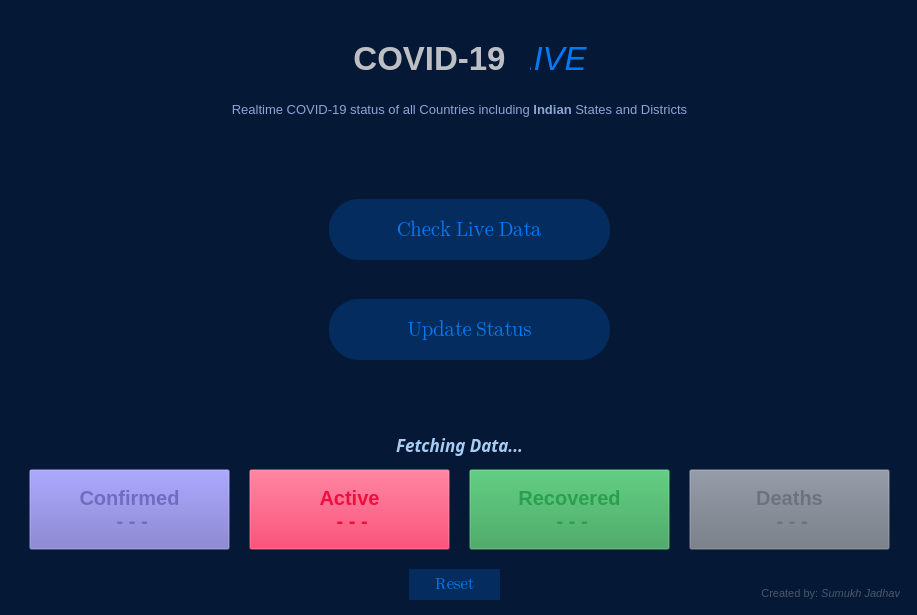
<?xml version="1.0" encoding="UTF-8"?>
<ui version="4.0">
 <class>COVID19_Updater</class>
 <widget class="QMainWindow" name="COVID19_Updater">
  <property name="geometry">
   <rect>
    <x>0</x>
    <y>0</y>
    <width>917</width>
    <height>615</height>
   </rect>
  </property>
  <property name="minimumSize">
   <size>
    <width>917</width>
    <height>615</height>
   </size>
  </property>
  <property name="maximumSize">
   <size>
    <width>917</width>
    <height>615</height>
   </size>
  </property>
  <property name="windowTitle">
   <string>Live COVID-19 Updater</string>
  </property>
  <property name="styleSheet">
   <string notr="true">background-color: rgb(5, 25, 55);</string>
  </property>
  <widget class="QWidget" name="centralwidget">
   <layout class="QGridLayout" name="gridLayout">
    <item row="0" column="0">
     <widget class="QFrame" name="frame">
      <property name="maximumSize">
       <size>
        <width>16777215</width>
        <height>16777215</height>
       </size>
      </property>
      <property name="styleSheet">
       <string notr="true">QFrame{
	
	
	background-color: rgb(5, 25, 55);

	border-radius: 10px
}</string>
      </property>
      <property name="frameShape">
       <enum>QFrame::StyledPanel</enum>
      </property>
      <property name="frameShadow">
       <enum>QFrame::Raised</enum>
      </property>
      <widget class="QLabel" name="Title">
       <property name="geometry">
        <rect>
         <x>10</x>
         <y>20</y>
         <width>921</width>
         <height>61</height>
        </rect>
       </property>
       <property name="font">
        <font>
         <family>Segoe UI</family>
         <pointsize>25</pointsize>
        </font>
       </property>
       <property name="styleSheet">
        <string notr="true">color: rgb(3, 122, 245);
lable.adjustSize();</string>
       </property>
       <property name="text">
        <string>&lt;strong&gt;COVID-1&lt;/strong&gt; &lt;i&gt;LIVE&lt;/i&gt;</string>
       </property>
       <property name="alignment">
        <set>Qt::AlignCenter</set>
       </property>
      </widget>
      <widget class="QLabel" name="Description">
       <property name="geometry">
        <rect>
         <x>-10</x>
         <y>70</y>
         <width>921</width>
         <height>61</height>
        </rect>
       </property>
       <property name="font">
        <font>
         <family>Segoe UI</family>
         <pointsize>10</pointsize>
        </font>
       </property>
       <property name="styleSheet">
        <string notr="true">color: #8ea4d2</string>
       </property>
       <property name="text">
        <string>&lt;html&gt;&lt;head/&gt;&lt;body&gt;&lt;p&gt;Realtime COVID-19 status of all Countries including &lt;span style=&quot; font-weight:600;&quot;&gt;Indian&lt;/span&gt; States and Districts&lt;/p&gt;&lt;/body&gt;&lt;/html&gt;</string>
       </property>
       <property name="textFormat">
        <enum>Qt::MarkdownText</enum>
       </property>
       <property name="alignment">
        <set>Qt::AlignCenter</set>
       </property>
       <property name="wordWrap">
        <bool>true</bool>
       </property>
      </widget>
      <widget class="QPushButton" name="CheckData">
       <property name="geometry">
        <rect>
         <x>320</x>
         <y>190</y>
         <width>281</width>
         <height>61</height>
        </rect>
       </property>
       <property name="font">
        <font>
         <family>Segoe UI Emoji</family>
         <pointsize>15</pointsize>
         <weight>50</weight>
         <bold>false</bold>
        </font>
       </property>
       <property name="focusPolicy">
        <enum>Qt::StrongFocus</enum>
       </property>
       <property name="layoutDirection">
        <enum>Qt::LeftToRight</enum>
       </property>
       <property name="styleSheet">
        <string notr="true">QPushButton {
	background-color: rgba(0, 122, 255,50);
	color: rgb(3, 122, 245);
	border-radius: 30px;
}

QPushButton:hover {
	background-color: rgba(0, 122, 255,45);

}
QPushButton:pressed {
	background-color: rgba(0, 122, 255,40);

}</string>
       </property>
       <property name="text">
        <string>Check Live Data</string>
       </property>
       <property name="checkable">
        <bool>false</bool>
       </property>
      </widget>
      <widget class="QLabel" name="AuthorName">
       <property name="geometry">
        <rect>
         <x>730</x>
         <y>570</y>
         <width>161</width>
         <height>21</height>
        </rect>
       </property>
       <property name="font">
        <font>
         <family>Segoe UI</family>
         <pointsize>8</pointsize>
        </font>
       </property>
       <property name="cursor">
        <cursorShape>IBeamCursor</cursorShape>
       </property>
       <property name="styleSheet">
        <string notr="true">color: rgba(190, 191, 196,95);</string>
       </property>
       <property name="text">
        <string>&lt;html&gt;&lt;head/&gt;&lt;body&gt;&lt;p&gt;Created by: &lt;span style=&quot; font-style:italic;&quot;&gt;Sumukh Jadhav&lt;/span&gt;&lt;/p&gt;&lt;/body&gt;&lt;/html&gt;</string>
       </property>
       <property name="textFormat">
        <enum>Qt::MarkdownText</enum>
       </property>
       <property name="alignment">
        <set>Qt::AlignBottom|Qt::AlignRight|Qt::AlignTrailing</set>
       </property>
       <property name="wordWrap">
        <bool>true</bool>
       </property>
       <property name="textInteractionFlags">
        <set>Qt::LinksAccessibleByMouse|Qt::TextSelectableByMouse</set>
       </property>
      </widget>
      <widget class="QPushButton" name="UpdataData">
       <property name="geometry">
        <rect>
         <x>320</x>
         <y>290</y>
         <width>281</width>
         <height>61</height>
        </rect>
       </property>
       <property name="font">
        <font>
         <family>Segoe UI Emoji</family>
         <pointsize>15</pointsize>
         <weight>50</weight>
         <italic>false</italic>
         <bold>false</bold>
         <underline>false</underline>
         <strikeout>false</strikeout>
        </font>
       </property>
       <property name="focusPolicy">
        <enum>Qt::StrongFocus</enum>
       </property>
       <property name="layoutDirection">
        <enum>Qt::LeftToRight</enum>
       </property>
       <property name="styleSheet">
        <string notr="true">QPushButton {
	background-color: rgba(0, 122, 255,50);
	color: rgb(3, 122, 245);
	border-radius: 30px;
}

QPushButton:hover {
	background-color: rgba(0, 122, 255,45);

}
QPushButton:pressed {
	background-color: rgba(0, 122, 255,40);

}</string>
       </property>
       <property name="text">
        <string>Update Status</string>
       </property>
       <property name="checkable">
        <bool>false</bool>
       </property>
      </widget>
      <widget class="QPushButton" name="Confirmed">
       <property name="geometry">
        <rect>
         <x>20</x>
         <y>460</y>
         <width>201</width>
         <height>81</height>
        </rect>
       </property>
       <property name="font">
        <font>
         <family>Helvetica LT Std</family>
         <pointsize>15</pointsize>
         <weight>75</weight>
         <italic>false</italic>
         <bold>true</bold>
         <underline>false</underline>
         <strikeout>false</strikeout>
         <kerning>true</kerning>
        </font>
       </property>
       <property name="focusPolicy">
        <enum>Qt::StrongFocus</enum>
       </property>
       <property name="layoutDirection">
        <enum>Qt::LeftToRight</enum>
       </property>
       <property name="styleSheet">
        <string notr="true">
background-color: rgba(112,108,195,50);

color: rgb(112,108,195);


</string>
       </property>
       <property name="text">
        <string>Confirmed
 - - -</string>
       </property>
       <property name="checkable">
        <bool>false</bool>
       </property>
      </widget>
      <widget class="QPushButton" name="Active">
       <property name="geometry">
        <rect>
         <x>240</x>
         <y>460</y>
         <width>201</width>
         <height>81</height>
        </rect>
       </property>
       <property name="font">
        <font>
         <family>Helvetica LT Std</family>
         <pointsize>15</pointsize>
         <weight>75</weight>
         <italic>false</italic>
         <bold>true</bold>
         <underline>false</underline>
         <strikeout>false</strikeout>
        </font>
       </property>
       <property name="focusPolicy">
        <enum>Qt::StrongFocus</enum>
       </property>
       <property name="layoutDirection">
        <enum>Qt::LeftToRight</enum>
       </property>
       <property name="styleSheet">
        <string notr="true">
background-color: rgba(238, 14, 63,50);

color: rgb(238, 14, 63);


</string>
       </property>
       <property name="text">
        <string>Active
 - - -</string>
       </property>
       <property name="checkable">
        <bool>false</bool>
       </property>
      </widget>
      <widget class="QPushButton" name="Recovered">
       <property name="geometry">
        <rect>
         <x>460</x>
         <y>460</y>
         <width>201</width>
         <height>81</height>
        </rect>
       </property>
       <property name="font">
        <font>
         <family>Helvetica LT Std</family>
         <pointsize>15</pointsize>
         <weight>75</weight>
         <italic>false</italic>
         <bold>true</bold>
         <underline>false</underline>
         <strikeout>false</strikeout>
        </font>
       </property>
       <property name="focusPolicy">
        <enum>Qt::StrongFocus</enum>
       </property>
       <property name="layoutDirection">
        <enum>Qt::LeftToRight</enum>
       </property>
       <property name="styleSheet">
        <string notr="true">background-color: rgba(46, 155, 80,50);
color: rgb(42, 160, 79);


</string>
       </property>
       <property name="text">
        <string>Recovered
 - - -</string>
       </property>
       <property name="checkable">
        <bool>false</bool>
       </property>
      </widget>
      <widget class="QPushButton" name="Deaths">
       <property name="geometry">
        <rect>
         <x>680</x>
         <y>460</y>
         <width>201</width>
         <height>81</height>
        </rect>
       </property>
       <property name="font">
        <font>
         <family>Helvetica LT Std</family>
         <pointsize>15</pointsize>
         <weight>75</weight>
         <italic>false</italic>
         <bold>true</bold>
         <underline>false</underline>
         <strikeout>false</strikeout>
        </font>
       </property>
       <property name="focusPolicy">
        <enum>Qt::StrongFocus</enum>
       </property>
       <property name="layoutDirection">
        <enum>Qt::LeftToRight</enum>
       </property>
       <property name="styleSheet">
        <string notr="true">background-color: rgba(110, 116, 128,50);
color: rgb(110, 114, 126);

</string>
       </property>
       <property name="text">
        <string>Deaths
 - - -</string>
       </property>
       <property name="checkable">
        <bool>false</bool>
       </property>
      </widget>
      <widget class="QPushButton" name="UpdataData_2">
       <property name="geometry">
        <rect>
         <x>0</x>
         <y>420</y>
         <width>901</width>
         <height>31</height>
        </rect>
       </property>
       <property name="font">
        <font>
         <family>Gravity</family>
         <pointsize>13</pointsize>
         <weight>75</weight>
         <italic>true</italic>
         <bold>true</bold>
         <underline>false</underline>
         <strikeout>false</strikeout>
        </font>
       </property>
       <property name="focusPolicy">
        <enum>Qt::StrongFocus</enum>
       </property>
       <property name="layoutDirection">
        <enum>Qt::LeftToRight</enum>
       </property>
       <property name="styleSheet">
        <string notr="true">

color: rgb(169, 206, 244);
border-radius: 30px;

</string>
       </property>
       <property name="text">
        <string>Fetching Data...</string>
       </property>
       <property name="checkable">
        <bool>false</bool>
       </property>
      </widget>
      <widget class="QPushButton" name="reset">
       <property name="geometry">
        <rect>
         <x>400</x>
         <y>560</y>
         <width>91</width>
         <height>31</height>
        </rect>
       </property>
       <property name="font">
        <font>
         <family>Segoe UI Emoji</family>
         <pointsize>12</pointsize>
        </font>
       </property>
       <property name="styleSheet">
        <string notr="true">QPushButton {
	background-color: rgba(0, 122, 255,50);
	color: rgb(3, 122, 245);
	border-radius: 30px;
}

QPushButton:hover {
	background-color: rgba(0, 122, 255,45);

}
QPushButton:pressed {
	background-color: rgba(0, 122, 255,40);

}</string>
       </property>
       <property name="text">
        <string>Reset</string>
       </property>
      </widget>
      <widget class="QLabel" name="Title_2">
       <property name="geometry">
        <rect>
         <x>320</x>
         <y>20</y>
         <width>201</width>
         <height>61</height>
        </rect>
       </property>
       <property name="font">
        <font>
         <family>Segoe UI</family>
         <pointsize>25</pointsize>
        </font>
       </property>
       <property name="styleSheet">
        <string notr="true">color: rgb(190, 191, 196);</string>
       </property>
       <property name="text">
        <string>&lt;strong&gt;COVID-19&lt;/strong&gt;</string>
       </property>
       <property name="alignment">
        <set>Qt::AlignCenter</set>
       </property>
      </widget>
      <zorder>Title</zorder>
      <zorder>Title_2</zorder>
      <zorder>Description</zorder>
      <zorder>CheckData</zorder>
      <zorder>AuthorName</zorder>
      <zorder>UpdataData</zorder>
      <zorder>Confirmed</zorder>
      <zorder>Active</zorder>
      <zorder>Recovered</zorder>
      <zorder>Deaths</zorder>
      <zorder>UpdataData_2</zorder>
      <zorder>reset</zorder>
     </widget>
    </item>
   </layout>
  </widget>
 </widget>
 <resources/>
 <connections/>
</ui>
